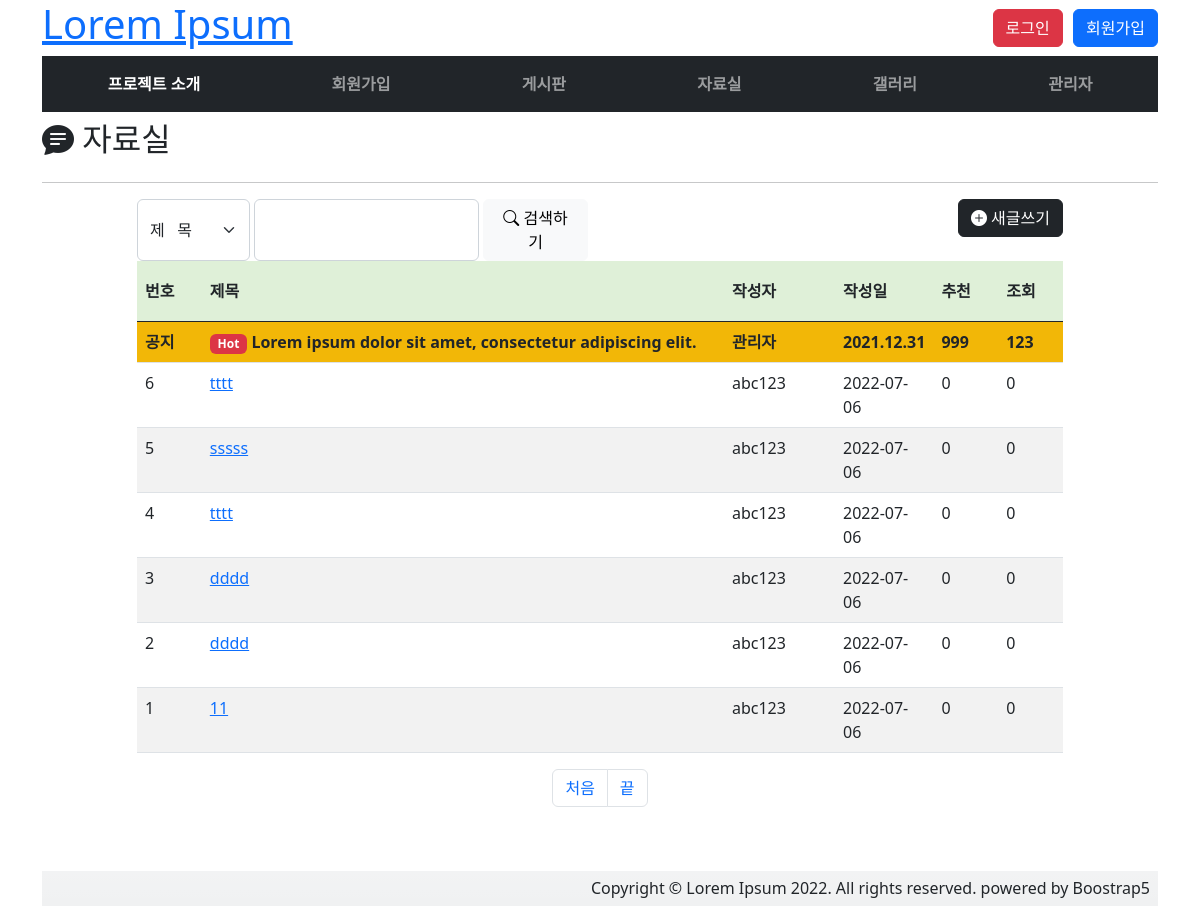
/pds/list/, run on an earlier commit of the app's database.
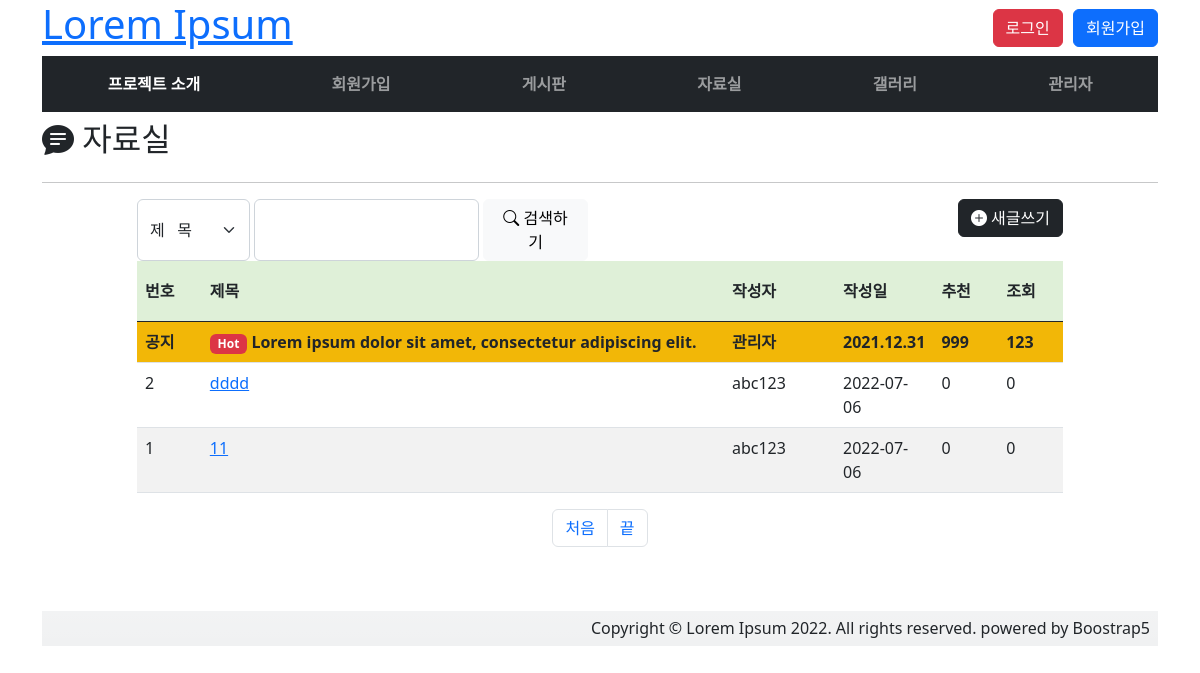
And on a later commit of the database.
### pds/models.py (models this page shows)
class Pds(models.Model):
    id = models.AutoField(primary_key=True)
    title = models.TextField()
    member = models.ForeignKey(Member, on_delete=models.DO_NOTHING)
    regdate = models.DateTimeField(default=datetime.now)
    thumbup = models.IntegerField(default=0)
    views = models.IntegerField(default=0)
    contents = models.TextField(null=False, blank=False)
    uuid = models.CharField(max_length=15, default='')      # 년월일시분초: 20220705130353
    fnames = models.CharField(max_length=256, null=True)    # 각 파일명은 리스트로 저장
    fsizes = models.CharField(max_length=256, null=True)    # 각 파일명은 리스트로 저장
    fdowns = models.CharField(max_length=256, null=True)    # 각 파일명은 리스트로 저장
    class Meta:
        db_table = 'pds'
        ordering = ['-id']

### join/models.py (models this page shows)
class Member(models.Model):
    id = models.AutoField(primary_key=True)
    userid = models.CharField(max_length=18, unique=True)
    passwd = models.CharField(max_length=18)
    name = models.CharField(max_length=7)
    phone = models.CharField(max_length=15)
    email = models.TextField()
    mailing = models.BooleanField(default=False)
    zipcode = models.ForeignKey(Zipcode, on_delete=models.DO_NOTHING)
    addr = models.TextField()
    regdate=models.DateTimeField(default=datetime.now)
    class Meta:
        db_table = 'member'

### pds/views.py (the view, shortened to what this page needs)
# urls.py: path('list/', views.ListView.as_view(), name='blist'),
class ListView(View):
    def get(self, request):
        pdslist = Pds.objects.select_related()
        context = {'pds': pdslist}
        return render(request, 'pds/list.html', context)

### templates/pds/list.html (shortened to what this page needs)
{% extends 'layouts/base.html' %}
{% load static %}
{% block contents %}
<div id="main">
        <div>
            <div class="d-flex justify-content-between mt-2">
                <h2><i class="bi bi-chat-text-fill"></i> 자료실</h2>
            </div>
            <hr>
        </div>
        <div class="row">
            <div class="col"></div>
            <div class="col-sm-5 d-flex flex-row">
                <select name="findtype" id="findtype" class="form-select w-25 findfrm">
                    <option value="title">제 &nbsp; 목</option>
                </select>&nbsp;
                <input type="text" name="findkey" id="findkey"
                       class="form-control w-50 findfrm2">&nbsp;
                <button type="button" class="btn btn-light" id="findbtn">
                    <i class="bi bi-search"></i> 검색하기</button>
            </div>
            <div class="col-sm-5 text-end">
                <button type="button" class="btn btn-dark">
                    <i class="bi bi-plus-circle-fill"></i> 새글쓰기</button>
            </div>
            <div class="col"></div>
        </div>
        <div class="row mt-n2">
            <div class="col"></div>
            <div class="col-10">
                <table class="table table-striped table-hover">
                    <thead class="thead">
                        <tr style="height: 60px; vertical-align: middle">
                            <th style="width: 7%">번호</th>
                            <th>제목</th>
                            <th style="width: 12%">작성자</th>
                            <th style="width: 10%">작성일</th>
                            <th style="width: 7%">추천</th>
                            <th style="width: 7%">조회</th>
                        </tr>
                    </thead>
                    <tbody>
                    <tr class="text-danger bg-warning">
                        <th>공지</th>
                        <th><span class="badge bg-danger">Hot</span>
                            Lorem ipsum dolor sit amet, consectetur adipiscing elit.</th>
                        <th>관리자</th>
                        <th>2021.12.31</th>
                        <th>999</th>
                        <th>123</th>
                    </tr>
                    {% for p in pds %}
                        <tr>
                            <td>{{ p.id }}</td>
                            <td><a href="{% url 'pview' %}?pno={{ p.id }}">{{ p.title }}</a></td>
                            <td>{{ p.member.userid }}</td>
                            <td>{{ p.regdate|date:'Y-m-d' }}</td>
                            <td>{{ p.thumbup }}</td>
                            <td>{{ p.views }}</td>
                        </tr>
                    {% endfor %}
                    </tbody>
                </table>
            </div>
            <div class="col"></div>
        </div>
        <div class="row mt-n2">
            <div class="col-12 mb-5">
                <ul class="pagination justify-content-center">
                    <li class="page-item">
                        <a href="?cpage=1&{{ qry }}" class="page-link">처음</a>
                    </li>
                    <li class="page-item">
                        <a href="?cpage={{ pages }}&{{ qry }}" class="page-link">끝</a>
                    </li>
                </ul>
            </div>
        </div>
    </div>
{% endblock %}

What changed in the data, as far as the page shows it:
removed Pds: id "6", title "tttt", member.userid "abc123", regdate "2022-07-06", thumbup "0", views "0"
removed Pds: id "5", title "sssss", member.userid "abc123", regdate "2022-07-06", thumbup "0", views "0"
removed Pds: id "4", title "tttt", member.userid "abc123", regdate "2022-07-06", thumbup "0", views "0"
removed Pds: id "3", title "dddd", member.userid "abc123", regdate "2022-07-06", thumbup "0", views "0"
